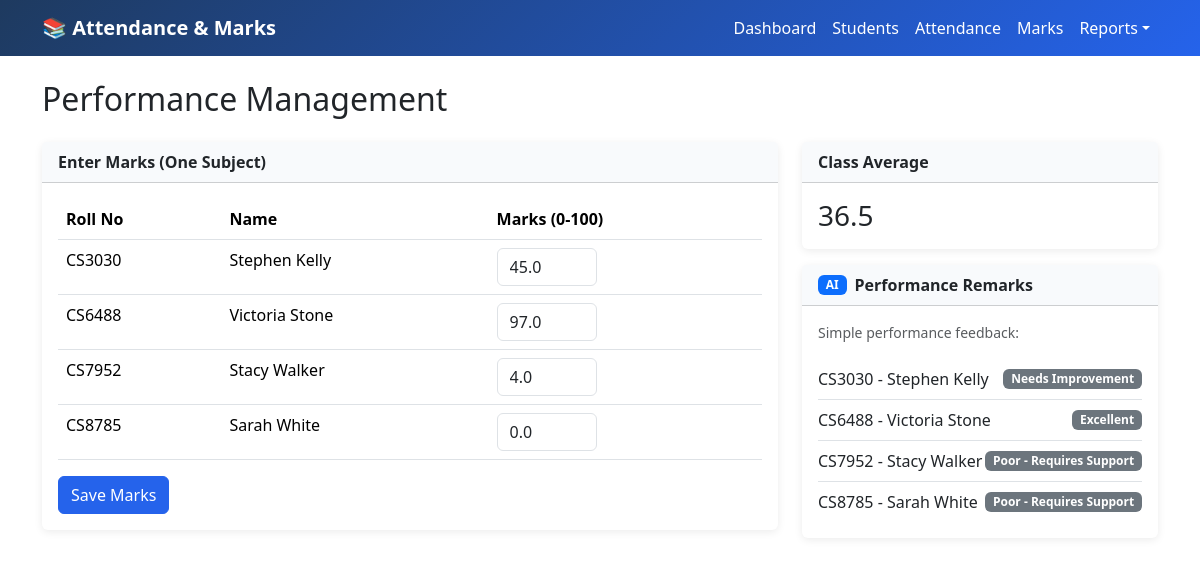
The page /marks on the database its author committed.
### tables this page shows
CREATE TABLE students (
            id INTEGER PRIMARY KEY AUTOINCREMENT,
            roll_no TEXT UNIQUE NOT NULL,
            name TEXT NOT NULL,
            semester INTEGER NOT NULL,
            marks REAL DEFAULT 0,
            total_attendance INTEGER DEFAULT 0,
            total_classes INTEGER DEFAULT 0
        );

### app.py (the view, shortened to what this page needs)
@app.route('/marks', methods=['GET', 'POST'])
def marks():
    conn = get_db()
    students_list = conn.execute('SELECT * FROM students ORDER BY roll_no').fetchall()
    conn.close()
    total_marks = sum(s['marks'] for s in students_list)
    avg_marks = round(total_marks / len(students_list), 1) if students_list else 0
    students_with_remarks = []
    for s in students_list:
        remark = get_performance_remark(s['marks'])
        students_with_remarks.append({**dict(s), 'remark': remark})
    return render_template('marks.html', students=students_with_remarks, avg_marks=avg_marks)

### app.py (called while the page is built)
def get_db():
    conn = sqlite3.connect(DATABASE)
    conn.row_factory = sqlite3.Row
    return conn

def get_performance_remark(marks):
    if marks >= 90:
        return "Excellent"
    elif marks >= 80:
        return "Very Good"
    elif marks >= 70:
        return "Good"
    elif marks >= 60:
        return "Average"
    elif marks >= 40:
        return "Needs Improvement"
    else:
        return "Poor - Requires Support"

### templates/marks.html (shortened to what this page needs)
{% extends "base.html" %}
{% block content %}
<h2 class="mb-4">Performance Management</h2>
{% if students %}
<div class="row">
    <div class="col-lg-8">
        <div class="card mb-4">
            <div class="card-header">Enter Marks (One Subject)</div>
            <div class="card-body">
                <form method="post">
                    <div class="table-responsive">
                        <table class="table">
                            <thead><tr><th>Roll No</th><th>Name</th><th>Marks (0-100)</th></tr></thead>
                            <tbody>
                                {% for s in students %}
                                <tr>
                                    <td>{{ s.roll_no }}</td>
                                    <td>{{ s.name }}</td>
                                    <td>
                                        <input type="number" name="marks_{{ s.id }}" value="{{ s.marks }}"
                                               min="0" max="100" step="0.5" class="form-control" style="max-width:100px">
                                    </td>
                                </tr>
                                {% endfor %}
                            </tbody>
                        </table>
                    </div>
                    <button type="submit" class="btn btn-primary">Save Marks</button>
                </form>
            </div>
        </div>
    </div>
    <div class="col-lg-4">
        <div class="card mb-3">
            <div class="card-header">Class Average</div>
            <div class="card-body">
                <h3 class="mb-0">{{ avg_marks }}</h3>
            </div>
        </div>
        <div class="card border-primary">
            <div class="card-header d-flex align-items-center">
                <span class="badge bg-primary me-2">AI</span> Performance Remarks
            </div>
            <div class="card-body">
                <p class="text-muted small">Simple performance feedback:</p>
                <ul class="list-group list-group-flush">
                    {% for s in students %}
                    <li class="list-group-item d-flex justify-content-between align-items-center px-0">
                        <span>{{ s.roll_no }} - {{ s.name }}</span>
                        <span class="badge bg-secondary">{{ s.remark }}</span>
                    </li>
                    {% endfor %}
                </ul>
            </div>
        </div>
    </div>
</div>
{% else %}
<div class="alert alert-info">No students. <a href="{{ url_for('students') }}">Add students</a> first.</div>
{% endif %}
{% endblock %}

### templates/base.html (style rules this page uses)
:root { --accent: #2563eb; --accent-hover: #1d4ed8; }
body { font-family: 'Segoe UI', system-ui, sans-serif; min-height: 100vh; }
.card { border: none; box-shadow: 0 2px 8px rgba(0,0,0,.08); }
.card-header { font-weight: 600; background: #f8fafc; }
.btn-primary { background: var(--accent); border-color: var(--accent); }

### rows shown on the page
students: roll_no "CS3030", name "Stephen Kelly", marks "45.0", remark "Needs Improvement"
students: roll_no "CS6488", name "Victoria Stone", marks "97.0", remark "Excellent"
students: roll_no "CS7952", name "Stacy Walker", marks "4.0", remark "Poor - Requires Support"
students: roll_no "CS8785", name "Sarah White", marks "0.0", remark "Poor - Requires Support"

### other values the page prints
{{ avg_marks }} "36.5"
